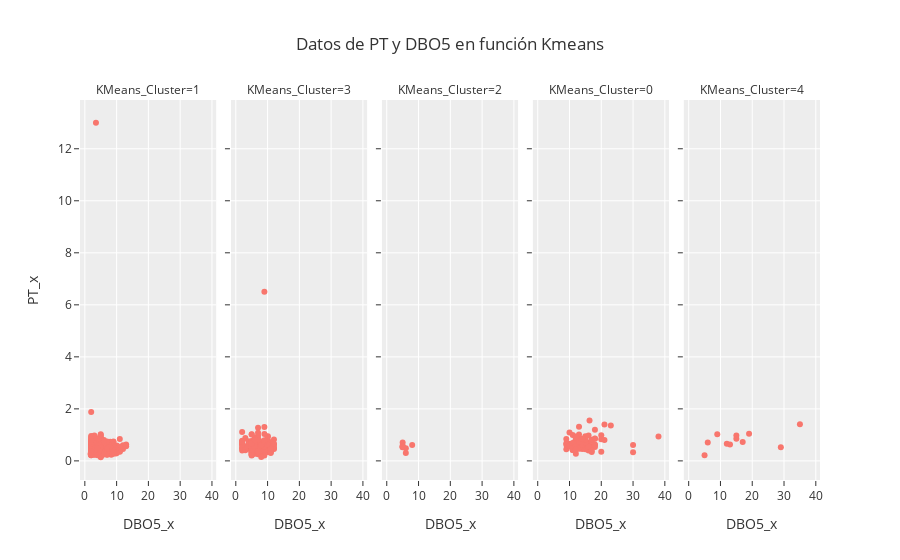

Write notebook code for a chart like this one.
### Code cell
fig3 = px.scatter(
  data_2, x=data_2['DBO5_x'], y=data_2["PT_x"], 
  template="ggplot2", facet_col = data_2['KMeans_Cluster']
, title="Datos de PT y DBO5 en función Kmeans",)
fig3

### Figure 1 — Plotly figure (JSON) as saved in the notebook; plotly's stock layout.template omitted (floating-point values rounded to 4 significant figures; data arrays with more than 128 entries replaced by an {"elided": "..."} marker saying what was removed)
{"data": [{"hovertemplate": "KMeans_Cluster=1<br>DBO5_x=%{x}<br>PT_x=%{y}<extra></extra>", "legendgroup": "", "marker": {"color": "#F8766D", "symbol": "circle"}, "mode": "markers", "name": "", "orientation": "v", "showlegend": false, "type": "scatter", "x": {"elided": "288 float values"}, "xaxis": "x", "y": {"elided": "288 float values"}, "yaxis": "y"}, {"hovertemplate": "KMeans_Cluster=3<br>DBO5_x=%{x}<br>PT_x=%{y}<extra></extra>", "legendgroup": "", "marker": {"color": "#F8766D", "symbol": "circle"}, "mode": "markers", "name": "", "orientation": "v", "showlegend": false, "type": "scatter", "x": {"elided": "208 float values"}, "xaxis": "x2", "y": {"elided": "208 float values"}, "yaxis": "y2"}, {"hovertemplate": "KMeans_Cluster=2<br>DBO5_x=%{x}<br>PT_x=%{y}<extra></extra>", "legendgroup": "", "marker": {"color": "#F8766D", "symbol": "circle"}, "mode": "markers", "name": "", "orientation": "v", "showlegend": false, "type": "scatter", "x": [5, 5, 5, 5, 8, 6, 6, 5], "xaxis": "x3", "y": [0.52, 0.53, 0.58, 0.71, 0.61, 0.49, 0.3, 0.54], "yaxis": "y3"}, {"hovertemplate": "KMeans_Cluster=0<br>DBO5_x=%{x}<br>PT_x=%{y}<extra></extra>", "legendgroup": "", "marker": {"color": "#F8766D", "symbol": "circle"}, "mode": "markers", "name": "", "orientation": "v", "showlegend": false, "type": "scatter", "x": [18, 18, 11, 14, 14, 12, 20, 17, 11, 11, 12, 10, 11, 30, 15, 21, 13, 12, 10, 20, 11, 12, 16, 12, 17, 12, 15, 30, 14, 12, 11, 11, 9, 13, 15, 13, 17, 20, 13, 12, 14, 13, 12, 11, 15, 18, 13, 16, 16, 12, 11, 12, 13, 16.3, 13.2, 15, 12, 16, 13, 13, 12, 15, 9, 16, 15, 14, 14, 18, 15, 15, 23, 14, 17, 16, 10, 13, 11, 13, 9, 18, 12, 14, 11, 10, 11, 21, 38, 16, 14, 13, 12, 15.4, 11.9, 14, 9, 15, 13, 18, 16, 14, 17, 12, 14, 13, 12, 15, 15, 14, 12], "xaxis": "x4", "y": [1.2, 0.63, 0.46, 0.53, 0.59, 0.52, 0.35, 0.81, 0.42, 0.6, 0.61, 0.66, 0.56, 0.61, 0.45, 0.8, 0.6, 0.65, 1.09, 0.83, 0.46, 0.71, 0.48, 0.27, 0.34, 0.53, 0.91, 0.33, 0.54, 0.78, 1, 0.67, 0.68, 0.85, 0.62, 0.6, 0.56, 0.99, 0.59, 0.81, 0.75, 0.72, 0.82, 0.69, 0.78, 0.53, 1.31, 0.7, 0.53, 0.71, 0.42, 0.63, 1.01, 1.55, 0.56, 0.95, 0.61, 0.4, 0.47, 0.61, 0.8, 0.68, 0.45, 0.67, 0.63, 0.645, 0.653, 0.853, 0.502, 0.779, 1.36, 0.6, 0.78, 0.98, 0.57, 0.6, 0.63, 0.77, 0.62, 0.86, 0.66, 0.46, 0.66, 0.58, 0.48, 1.4, 0.94, 0.65, 0.81, 0.63, 0.88, 0.65, 0.57, 0.6, 0.84, 0.65, 0.49, 0.6, 0.54, 0.74, 0.39, 0.44, 0.63, 0.735, 0.933, 0.703, 0.826, 0.856, 0.893], "yaxis": "y4"}, {"hovertemplate": "KMeans_Cluster=4<br>DBO5_x=%{x}<br>PT_x=%{y}<extra></extra>", "legendgroup": "", "marker": {"color": "#F8766D", "symbol": "circle"}, "mode": "markers", "name": "", "orientation": "v", "showlegend": false, "type": "scatter", "x": [5, 9, 6, 19, 15, 29, 35, 12, 17, 15, 13], "xaxis": "x5", "y": [0.22, 1.02, 0.71, 1.04, 0.98, 0.52, 1.41, 0.66, 0.73, 0.85, 0.63], "yaxis": "y5"}], "layout": {"annotations": [{"font": {}, "showarrow": false, "text": "KMeans_Cluster=1", "x": 0.092, "xanchor": "center", "xref": "paper", "y": 1, "yanchor": "bottom", "yref": "paper"}, {"font": {}, "showarrow": false, "text": "KMeans_Cluster=3", "x": 0.296, "xanchor": "center", "xref": "paper", "y": 1, "yanchor": "bottom", "yref": "paper"}, {"font": {}, "showarrow": false, "text": "KMeans_Cluster=2", "x": 0.5, "xanchor": "center", "xref": "paper", "y": 1, "yanchor": "bottom", "yref": "paper"}, {"font": {}, "showarrow": false, "text": "KMeans_Cluster=0", "x": 0.704, "xanchor": "center", "xref": "paper", "y": 1, "yanchor": "bottom", "yref": "paper"}, {"font": {}, "showarrow": false, "text": "KMeans_Cluster=4", "x": 0.908, "xanchor": "center", "xref": "paper", "y": 1, "yanchor": "bottom", "yref": "paper"}], "legend": {"tracegroupgap": 0}, "title": {"text": "Datos de PT y DBO5 en función Kmeans"}, "xaxis": {"anchor": "y", "domain": [0, 0.184], "title": {"text": "DBO5_x"}}, "xaxis2": {"anchor": "y2", "domain": [0.204, 0.388], "matches": "x", "title": {"text": "DBO5_x"}}, "xaxis3": {"anchor": "y3", "domain": [0.408, 0.592], "matches": "x", "title": {"text": "DBO5_x"}}, "xaxis4": {"anchor": "y4", "domain": [0.612, 0.796], "matches": "x", "title": {"text": "DBO5_x"}}, "xaxis5": {"anchor": "y5", "domain": [0.816, 1], "matches": "x", "title": {"text": "DBO5_x"}}, "yaxis": {"anchor": "x", "domain": [0, 1], "title": {"text": "PT_x"}}, "yaxis2": {"anchor": "x2", "domain": [0, 1], "matches": "y", "showticklabels": false}, "yaxis3": {"anchor": "x3", "domain": [0, 1], "matches": "y", "showticklabels": false}, "yaxis4": {"anchor": "x4", "domain": [0, 1], "matches": "y", "showticklabels": false}, "yaxis5": {"anchor": "x5", "domain": [0, 1], "matches": "y", "showticklabels": false}}}
